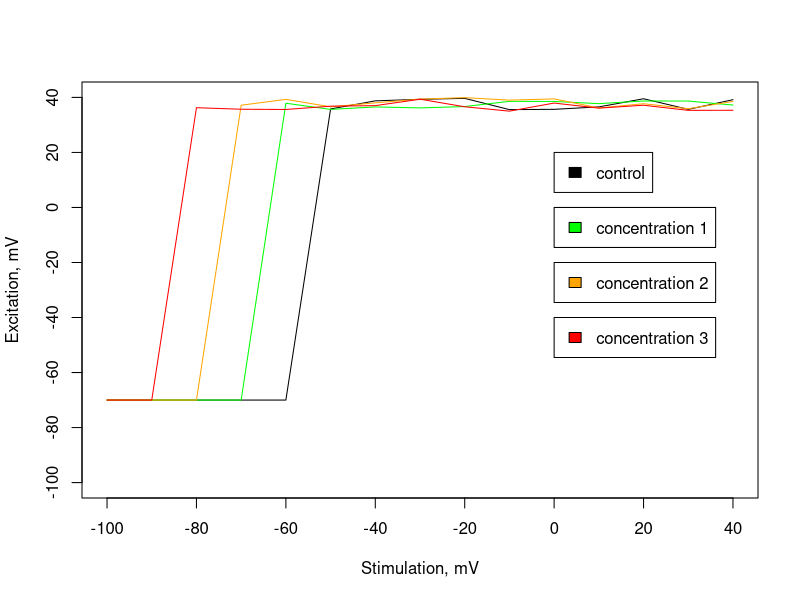

The R source for this figure:
## ---- chunk 1
knitr::opts_chunk$set(echo = TRUE)
## ---- chunk 2
stimulation_potential = seq(-100, 40, by=10) 
response_voltage_control = c(-70.00000,-70.00000,-70.00000,-70.00000,-70.00000,35.79871,38.75082,39.30423,39.65390,35.55835,35.66762,36.55754,39.51027,35.65274,39.17013)
response_voltage_concN_1 = c(-70.00000,-70.00000,-70.00000,-70.00000,37.88144,35.64345,36.54319,36.18773,36.67542,38.56634,38.53102,37.73421,38.69826,38.67744,37.21896)
response_voltage_concN_2 = c(-70.00000,-70.00000,-70.00000,37.16110,39.28471,36.57506,38.03037,39.37853,39.92131,39.01116,39.46393,36.16073,37.70418,35.88598,38.53137)
response_voltage_concN_3 = c(-70.00000,-70.00000,36.25729,35.70035,35.61478,36.81245,37.01299,39.34139,36.59520,35.00749,37.94440,36.10611,37.15617,35.29182,35.32412)

plot(stimulation_potential,stimulation_potential,type='n',xlab='Stimulation, mV',ylab='Excitation, mV')
lines(stimulation_potential,response_voltage_control)
lines(stimulation_potential,response_voltage_concN_1,col="green")
lines(stimulation_potential,response_voltage_concN_2,col="orange")
lines(stimulation_potential,response_voltage_concN_3,col="red")

legend(0,20,"control",fill="black")
legend(0,00,"concentration 1",fill="green")
legend(0,-20,"concentration 2",fill="orange")
legend(0,-40,"concentration 3",fill="red")
## ---- chunk 3
predict = function(activation_threshold,stimulation_voltage){
  # Produces a vector of activation values (mV) based on whether the 
  # stimulation voltage is less or equal (-70) or greater (40) than the 
  # activation threshold.
  #
  # Args:
  #   activation_threshold - the voltage at which the axon becomes 
  #                         activated (numeric).
  #   stimulation_voltage - the voltages at which the axon was stimulated 
  #                        (vector of numeric values).
  #
  # Returns: 
  #   Vector of same length as the stimulation_voltage argument
  #   with -70 or 40 values.
  
  # produces a vector of '-70's the same length as the variable
  # 'stimulation_voltage'
  activation = rep(-70,length(stimulation_voltage))
  # Values in position x of activation are changed based on 
  # the value in position x of stimulation_voltage.
  # When stimulation_voltage < activation_threshold, value is left at -70.
  # When stimulation_voltage > activation_threshold, value is set to 40.
  activation[stimulation_voltage>activation_threshold] = 40
  # returns vector of same length as the stimulation_voltage vector argument
  # with value -70 when stimulation <= threshold and 40 when > threshold.
  return(activation)
}

# My checking of the predict function
predict(-80, -90)
predict(-80, -80)
predict(-80, -75)
predict(-80, -70)
predict(-80, -40)
predict(-80, c(-90, -85, -80, -75, -70))
?rep()
test_rep <- rep(-70, 10)
test_rep
test_a_vector <- 1:10
test_a_vector
test_rep[test_a_vector > 5] = 40
test_rep
## ---- chunk 4

calculate_errors = function(predicted, observed){
  # Calculates residual sum of squares between observed and predicted values.
  #
  # Args:
  #    2 numeric vectors of the same length
  #    predicted - vector containing the predicted values (numeric vector)
  #    observed - vector containing the observed values (numeric vector)
  # 
  # Returns:
  #    Residual sum of squares (float) between two numeric vectors of 
  #    observed and predicted values.
  total_errors = sum((observed - predicted)^2)
  return(total_errors)
}
## ---- chunk 5
fit_threshold = function(input_values_stimulation,
                         input_values_response,
                         threshold){
  # Calculates the fit error using observed response values and response 
  # values predicted from stimulation values and threshold.
  #
  # Args:
  #    input_values_stimulation - vector of numeric values for stimulation 
  #                voltage used.
  #    input_values_response - vector of numeric values for response 
  #                measured.
  #    threshold - activation threshold for the neuron (numeric)
  #
  # Returns: 
  #    Residual sum of squares between 'input_values_response' and predicted 
  #    response values from 'input_values_stimulation' and 'threshold'.
  
  # predict response values from activation threshold and stimulation values
  predicted_values = predict(threshold,input_values_stimulation)
  # calculate residual sum of squares between predicted and observed values
  fit_errors = calculate_errors(predicted_values,input_values_response)
  return(fit_errors)
}
## ---- chunk 6
# Generate a random threshold from a uniform distribution between -100 and 40
fitted_threshold = runif(1,-100,40)
# Calculate the error between the response values predicted with the fitted
# threshold
error = fit_threshold(stimulation_potential,response_voltage_control,fitted_threshold)

# 20 iterations
for(i in 1:20){
  # generate a new random threshold from a uniform distribution 
  # between -100 and 40
  new_threshold = runif(1,-100,40)
  # calculate the error associated to the new threshold
  new_error     = fit_threshold(stimulation_potential,response_voltage_control,new_threshold)
  if(new_error < error){
    # keep the new threshold and error if improvement from previous
    fitted_threshold = new_threshold
    error = new_error
  }
}

fitted_threshold
error
